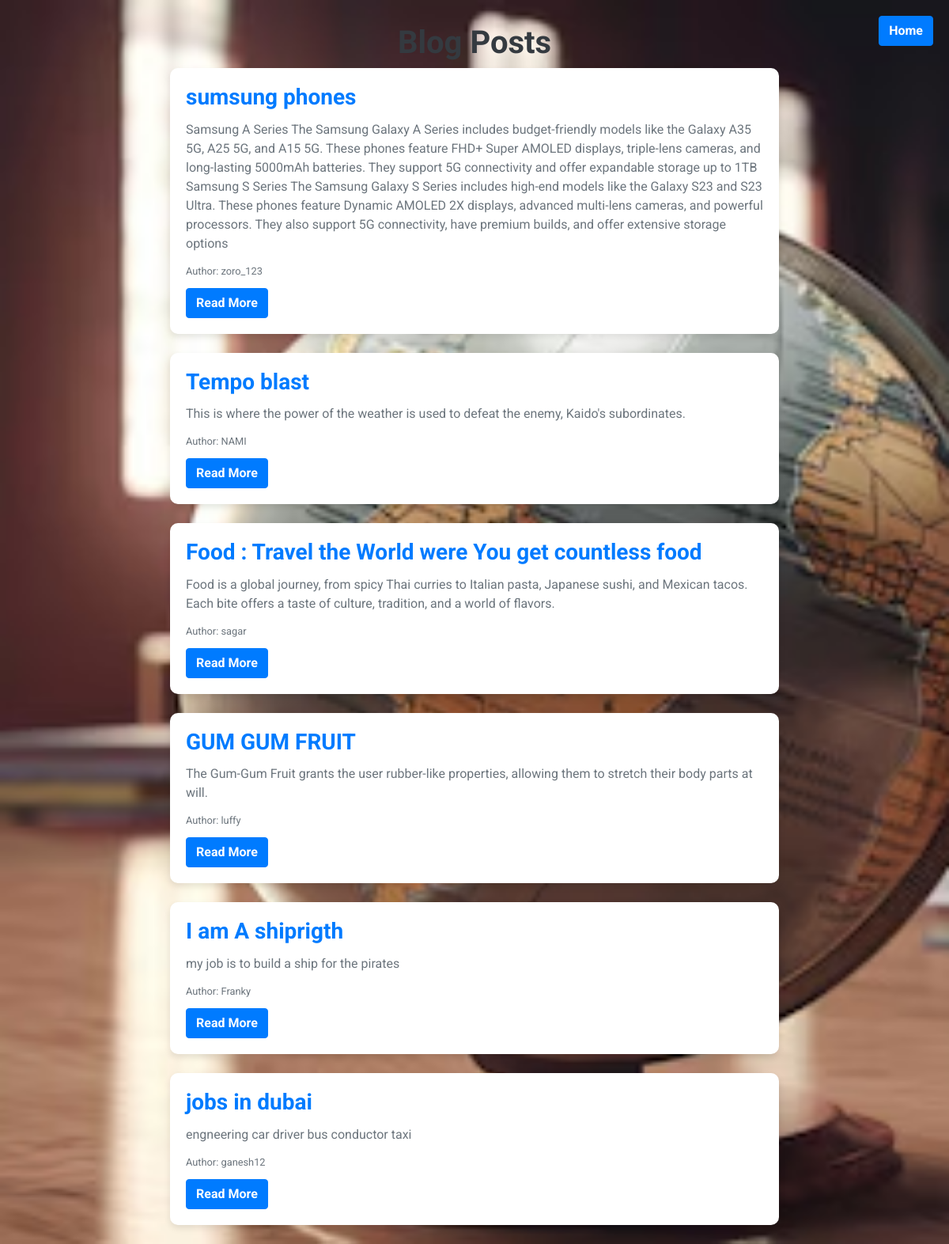
The app's page /post_list/ (signed in) with its own data.
### blog/models.py (models this page shows, shortened)
class Post(models.Model):
    title = models.CharField(max_length=200)
    content = models.TextField()
    author = models.ForeignKey(User, on_delete=models.CASCADE)
    created_at = models.DateTimeField(auto_now_add=True)
    updated_at = models.DateTimeField(auto_now=True)

### blog/views.py (the view)
# urls.py: path('post_list/', views.post_list, name='post_list'),
@login_required
def post_list(request):
    posts = Post.objects.all()
    return render(request, 'post_list.html', {'posts': posts})

### blog/templates/post_list.html (shortened to what this page needs)
{% load static %}
<!DOCTYPE html>
<html lang="en">
<head>
    <link rel="stylesheet" href="https://stackpath.bootstrapcdn.com/bootstrap/4.5.2/css/bootstrap.min.css">
</head>
<body>
    <div class="container">
        <h1>Blog Posts</h1>
        {% for post in posts %}
            <div class="card mb-3">
                <div class="card-body">
                    <h2 class="card-title">{{ post.title }}</h2>
                    <p class="card-text">{{ post.content }}</p>
                    <p class="card-text"><small>Author: {{ post.author }}</small></p>
                    <a href="{% url 'post_detail' pk=post.pk %}" class="btn btn-primary">Read More</a>
                </div>
            </div>
        {% empty %}
            <p class="no-posts">No posts yet.</p>
        {% endfor %}
    </div>
    <a href="{% url 'dashboard' %}" class="btn btn-primary home-btn">Home</a>
</body>
</html>

### records on screen
Post: title "sumsung phones", content "Samsung A Series The Samsung Galaxy A Series includes budget-friendly models like the Galaxy A35 5G, A25 5G, and A15 5G. These phones feature FHD+ Super AMOLED displays, triple-lens cameras, and long-lasting 5000mAh batteries. They support 5G connectivity and offer expandable storage up to 1TB Samsung S Series The Samsung Galaxy S Series includes high-end models like the Galaxy S23 and S23 Ultra. These phones feature Dynamic AMOLED 2X displays, advanced multi-lens cameras, and powerful processors. They also support 5G connectivity, have premium builds, and offer extensive storage options", author "zoro_123"
Post: title "Tempo blast", content "This is where the power of the weather is used to defeat the enemy, Kaido's subordinates.", author "NAMI"
Post: title "Food : Travel the World were You get countless food", content "Food is a global journey, from spicy Thai curries to Italian pasta, Japanese sushi, and Mexican tacos. Each bite offers a taste of culture, tradition, and a world of flavors.", author "sagar"
Post: title "GUM GUM FRUIT", content "The Gum-Gum Fruit grants the user rubber-like properties, allowing them to stretch their body parts at will.", author "luffy"
Post: title "I am A shiprigth", content "my job is to build a ship for the pirates", author "Franky"
Post: title "jobs in dubai", content "engneering car driver bus conductor taxi", author "ganesh12"
